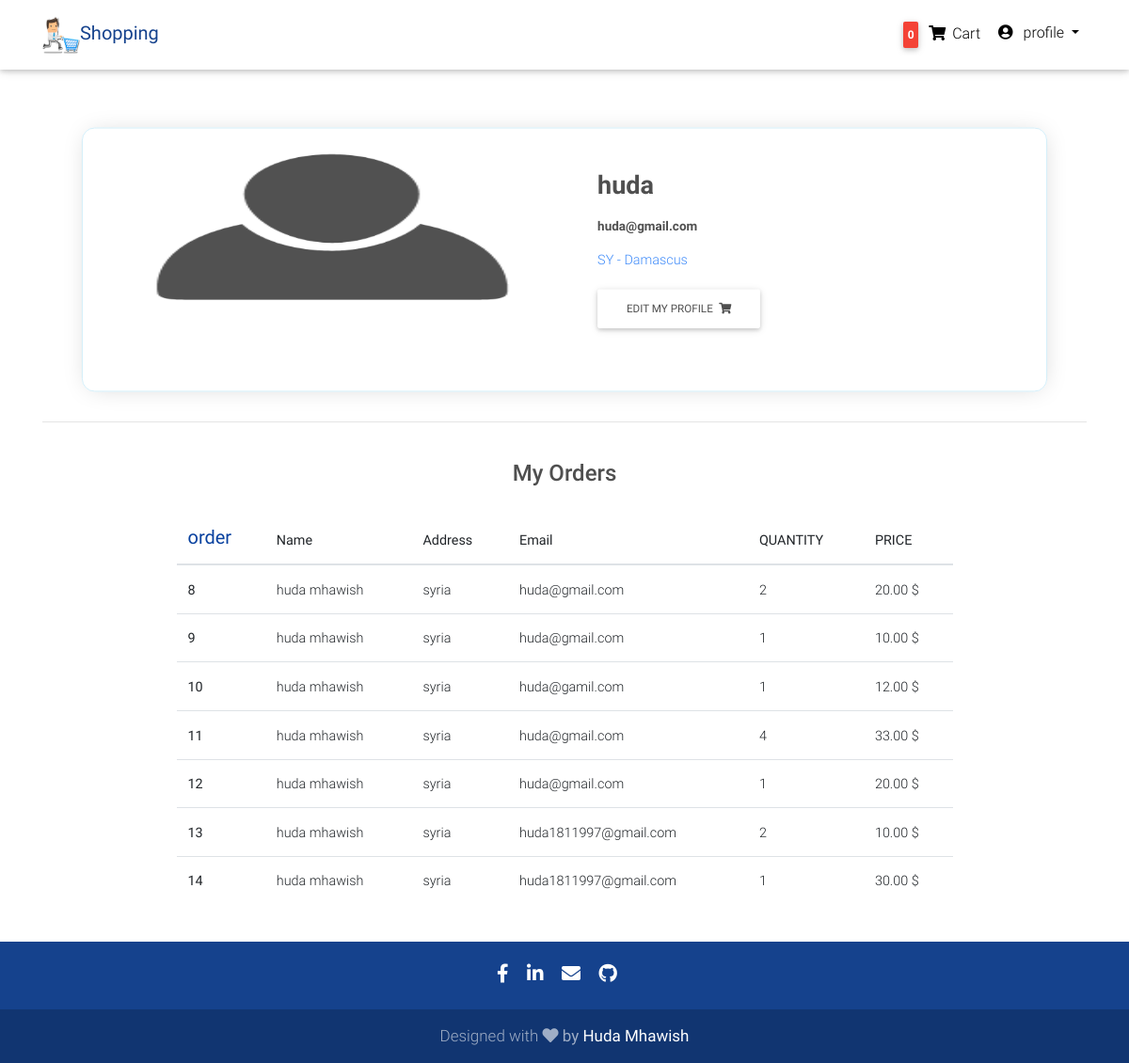
Screenshot of /accounts/huda/ (signed in) with the database file from the repository.
### accounts/models.py (models this page shows, shortened)
class Profile(models.Model):
    user = models.OneToOneField(User, verbose_name=_("user"), on_delete=models.CASCADE)
    slug = models.SlugField(blank=True, null=True)
    image = models.ImageField(verbose_name=_("image"),upload_to='profile_img', blank=True, null=True)
    country = CountryField()
    address = models.CharField(max_length=100)
    join_date = models.DateTimeField(verbose_name=_("join date"), default=datetime.datetime.now)
    class Meta:
        verbose_name = _("Profile")
        verbose_name_plural = _("Profiles")
    def __str__(self):
        return '%s' %(self.user)

### orders/models.py (models this page shows, shortened)
class OrderItem(models.Model):
    order = models.ForeignKey(Order,related_name='order_items',on_delete=models.CASCADE)
    product = models.ForeignKey(Product,related_name='order_items',on_delete=models.CASCADE)
    price = models.DecimalField(max_digits=10,decimal_places=2)
    quantity = models.PositiveIntegerField(default=1)
    created_by = models.ForeignKey(User, related_name='order_items', on_delete=models.CASCADE)
    class Meta:
        verbose_name = "OrderItem"
        verbose_name_plural = "OrderItems"

class Order(models.Model):
    first_name = models.CharField(max_length=50)
    last_name = models.CharField(max_length=50)
    email = models.EmailField()
    address = models.CharField(max_length=250)
    postal_code = models.CharField(max_length=50)
    city = models.CharField(max_length=50)
    created = models.DateTimeField(auto_now_add=True)
    updated = models.DateTimeField(auto_now=True)
    paid = models.BooleanField(default=False)
    class Meta:
        ordering = ('-created',)
        verbose_name = "order"
        verbose_name_plural = "orders"

### accounts/views.py (the view)
# urls.py: path('<slug:slug>/', views.profile,name='profile'),
@login_required()
def profile(request, slug):
    created_by = request.user
    profile = get_object_or_404(Profile, slug=slug)
    orders = OrderItem.objects.filter(created_by=created_by)
    context = {
        'profile': profile,
        'orders': orders,
    }
    return render(request,'profile.html',context)

### cart/cart.py (called while the page is built)
    def __len__(self):
        return sum(item['quantity'] for item in self.cart.values())

### cart/context_processor.py (called while the page is built)
def cart(request):
    return {'cart': Cart(request)}

### myapp/context_processor.py (called while the page is built)
def menu_categories(request):
    categories = Category.objects.filter(CATParent=None)
    return {'menu_categories': categories}

### accounts/templates/profile.html
{% extends 'base.html' %}
{% load static %}
{% block content %}
  <main class="mt-5 pt-4">
    <div class="container dark-grey-text mt-5">
      <div class="row wow fadeIn profile">
        <div class="col-md-6 mb-4">
          {% if profile.image %}
                  <img src="{{profile.image.url}}" class="img-fluid"
                  alt="" style="width:100%; height:200px">
                {% else %}
                  <img src="{% static 'img/accounts/default_user.png' %}" class="img-fluid"
                  alt="" style="width:100%; height:200px">
                {% endif %}
        </div>
        <div class="col-md-6 mb-4">
          <div class="p-4">
            <div class="mb-3">
              <p style="font-weight:bold;font-size:30px;">{{profile}}</p>
              <p style="font-weight:bold;font-size:15px;">{{profile.user.email}}</p>
              <p style="color:#3f8bf9">{{profile.country}} - {{profile.address}} </p>
            </div>
              <a class="btn edit-profile" type="submit" href="{% url 'cart_detail' %}">Edit My Profile
                <i class="fas fa-shopping-cart ml-1"></i>
              </a>
          </div>
        </div>
      </div>
      <hr>
      <div class="row d-flex justify-content-center wow fadeIn">
        <div class="col-md-9 text-center">
          <h4 class="my-4 h4">My Orders</h4>
          <table class="table">
                <thead>
                  <tr>
                    <th scope="col" style="color:#08419f;font-size:20px;">order</th>
                    <th scope="col">Name</th>
                    <th scope="col">Address</th>
                    <th scope="col">Email</th>
                    <th scope="col">QUANTITY</th>
                    <th scope="col">PRICE</th>
                  </tr>
                </thead>
                <tbody>
                {% for order in orders %}
                  <tr>
                    <th scope="row">{{order.id}}</th>
                    <td>{{order.order.first_name}} {{order.order.last_name}}</td>
                    <td>{{order.order.address}}</td>
                    <td>{{order.order.email}}</td>
                    <td>{{order.quantity}}</td>
                    <td>{{order.price}} $</td>
                  </tr>
                {% endfor %}
                </tbody>
              </table>
        </div>
      </div>
    </div>
  </main>
{% endblock content %}

### static/css/style.css (style rules this page uses)
html, body, .view { height: 100%; }
.profile { padding: 20px; border: 1px solid #ceedf9; box-shadow: 1px 1px 30px -8px #CCC; transition: all 1.4s ease-in-out; transform: scale(0.9); border-radius: 15px; }
.edit-profile { margin-left:0; transition: all 1.4s ease-in-out; }

### templates/base.html (style rules this page uses)
html, body, header, .carousel { height: 60vh; }

### rows the page displays
Profile: user.username "huda", user.email "huda@gmail.com", country "SY", address "Damascus"
OrderItem: id "8", order.first_name "huda", order.last_name "mhawish", order.address "syria", order.email "huda@gmail.com", quantity "2", price "20.00"
OrderItem: id "9", order.first_name "huda", order.last_name "mhawish", order.address "syria", order.email "huda@gmail.com", quantity "1", price "10.00"
OrderItem: id "10", order.first_name "huda", order.last_name "mhawish", order.address "syria", order.email "huda@gamil.com", quantity "1", price "12.00"
OrderItem: id "11", order.first_name "huda", order.last_name "mhawish", order.address "syria", order.email "huda@gmail.com", quantity "4", price "33.00"
OrderItem: id "12", order.first_name "huda", order.last_name "mhawish", order.address "syria", order.email "huda@gmail.com", quantity "1", price "20.00"
OrderItem: id "13", order.first_name "huda", order.last_name "mhawish", order.address "syria", order.email "huda1811997@gmail.com", quantity "2", price "10.00"
OrderItem: id "14", order.first_name "huda", order.last_name "mhawish", order.address "syria", order.email "huda1811997@gmail.com", quantity "1", price "30.00"
